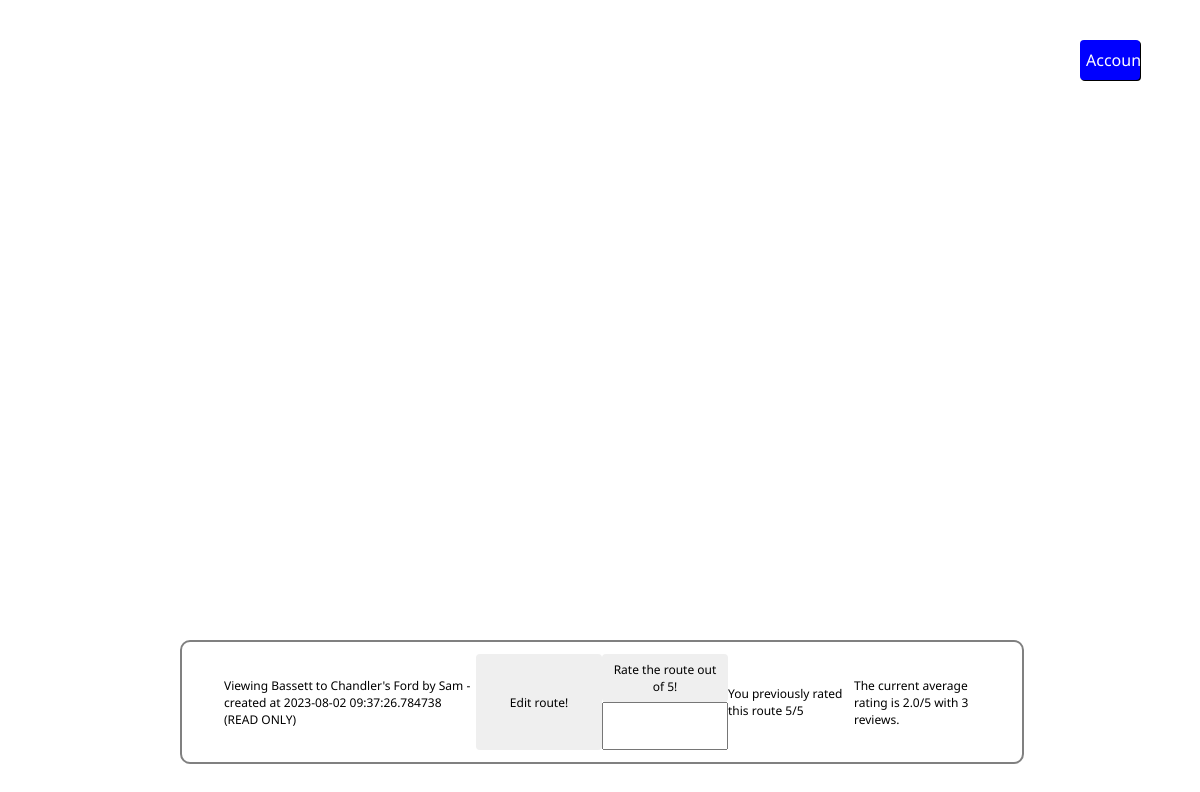
Screenshot of /view/16 (signed in) with the database file from the repository.
### tables this page shows
CREATE TABLE routes(id INTEGER PRIMARY KEY AUTOINCREMENT,timestamp TEXT,route TEXT,username TEXT,route_name TEXT,public INTEGER,FOREIGN KEY(username) REFERENCES accounts(username));

### server.py (the view, shortened to what this page needs)
@app.get('/view/<route_id>')
def view_route(route_id):
    route = database.get_route(route_id)
    if route is None:
        return "Route not found", 404
    if route[4] == 1:
        if flask_login.current_user.is_authenticated:
            return flask.render_template('viewer.html',
                                         route=route,
                                         route_id=route_id,
                                         authenticated_user=flask_login.current_user.is_authenticated,
                                         current_user_rating=
                                         database.get_single_route_rating(route_id, flask_login.current_user.id),
                                         current_rating=database.get_route_rating(route_id)
                                         )

### database.py (called while the page is built)
def user_exists(username):
    res = cur.execute("SELECT username FROM accounts WHERE username=?", (username,))
    return res.fetchone() is not None

def get_route(route_id):
    res = cur.execute("SELECT timestamp, route, username, route_name, public FROM routes "
                      "WHERE id = ?", (route_id,))
    return res.fetchone()

def get_single_route_rating(route_id, username):
    res = cur.execute("SELECT rating FROM route_ratings WHERE route_id=? AND rating_user=?",
                      (route_id, username))
    rating = res.fetchone()
    if rating is None:
        return -1
    return rating[0]

def get_route_rating(route_id):
    res = cur.execute("SELECT ROUND(AVG(rating),2), COUNT(rating) "
                      "FROM route_ratings "
                      "WHERE route_id=?",
                      (route_id,))
    return res.fetchone()

### server.py (called while the page is built)
@login_manager.user_loader
def user_loader(username):
    if not database.user_exists(username):
        return
    user = User()
    user.id = username
    return user

### server/templates/viewer.html (shortened to what this page needs)
<!DOCTYPE html>
<html lang="en" style="height:100%">
    <head>
        <link rel="stylesheet" href="https://cdnjs.cloudflare.com/ajax/libs/leaflet/1.9.4/leaflet.min.css">
        <link rel="stylesheet" href="/static/shared.css"/>
    </head>
    <body style="height:100%;margin: 0;padding: 0;font-family:'Noto Sans',sans-serif">
        <div id="map"></div>
        <div id="bottom_bar" class="control_box">
            <div style="grid-row:2/span 2; grid-column: 2/span 2;" class="centredDivText">
                Viewing {{ route[3] }} by {{ route[2] }} - created at {{ route[0] }} (READ ONLY)
            </div>
            <button style="grid-row:2/span 2; grid-column: 4;" class="textButton" onclick="editRoute();">
                Edit route!
            </button>
            {% if authenticated_user %}
                <button class="textButton" id="rate_route_button" style="grid-column: 5; grid-row: 2;" onclick="rateRoute();">
                    Rate the route out of 5!
                </button>
            {% else %}
                <button disabled class="textButton" style="grid-column: 5; grid-row: 2;">
                    Login to rate this route!
                </button>
            {% endif %}
            <input style="grid-column: 5; grid-row: 3;" type="number" step="1" min="0" max="5" id="rating_number"/>
            {% if current_user_rating == -1 %}
                <div style="grid-row:2/span 2; grid-column: 6;" class="centredDivText">
                    You have not rated this route before
                </div>
            {% else %}
                <div style="grid-row:2/span 2; grid-column: 6;" class="centredDivText">
                    You previously rated this route {{ current_user_rating }}/5
                </div>
            {% endif %}
            <div style="grid-row:2/span 2; grid-column: 7;" class="centredDivText">
                The current average rating is {{ current_rating[0] }}/5 with {{ current_rating[1] }} reviews.
            </div>
        </div>
        {% if authenticated_user %}
             <form action="/account"><input class="textButton account_management_button" id="account_button" type="submit" value="Account"/></form>
        {% else %}
             <form action="/login"><input class="textButton account_management_button" id="login_button" type="submit" value="Login"/></form>
        {% endif %}
    </body>
</html>

### server/static/shared.css (style rules this page uses)
#account_button { background-color: blue; color: white; }
.account_management_button { position: absolute; left: 90%; top: 5%; width: 5%; height: 5%; font-size: 1vw; box-shadow: black 1px 1px 0 0; z-index: 1001; }
.control_box { background-color: white; border-color: gray; border-width: 2px; border-style: solid; position: absolute; border-radius: 10px; display: grid; font-family: inherit; }
#bottom_bar { top: 80%; left: 15%; height: 15%; width: 70%; z-index: 999; grid-template-rows: 10% 40% 40% 10%; grid-template-columns: 5% 15% 15% 15% 15% 15% 15% 5%; }
#bottom_bar > button { font-size: 1vw; }
.textButton { cursor: pointer; border: none; border-radius: 4px; font: inherit; }
#map { height: 100%; width: 100% }
.centredDivText { font-size: 1vw; display:flex; align-items:center; width:100%; height:100%; }

### rows the page displays
routes: route_name "Bassett to Chandler's Ford", username "Sam", timestamp "2023-08-02 09:37:26.784738"

### other values shown
{{ current_user_rating }} "5"
{{ current_rating[0] }} "2.0"
{{ current_rating[1] }} "3"
